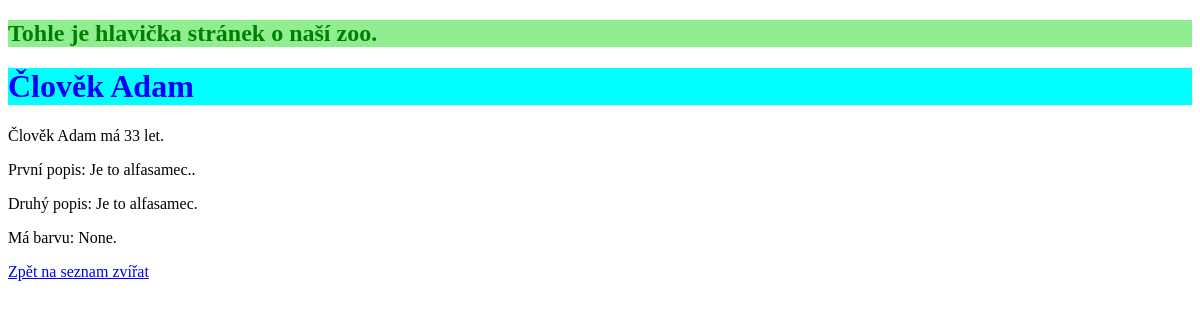
Before: /informace/7/ with the older database file.
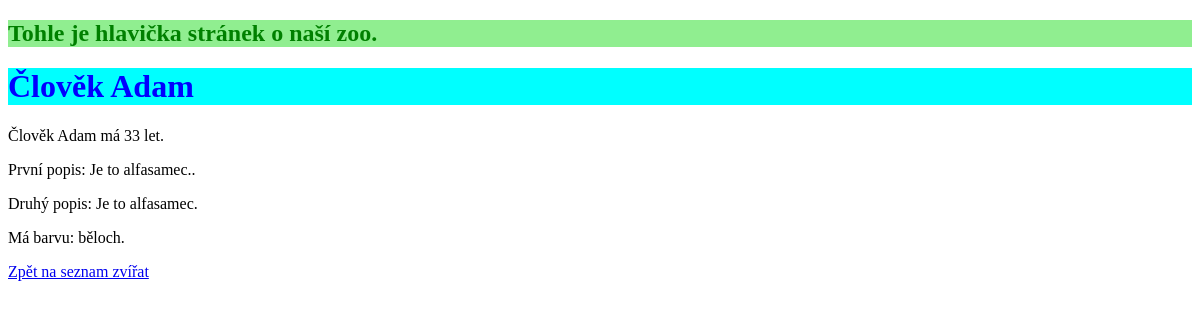
After: the same page with the newer database file.
### informace/models.py (models this page shows, shortened)
class Zvire(models.Model):
    jmeno = models.CharField(max_length=30)
    druh = models.CharField(max_length=30)
    vek = models.IntegerField()
    popis = models.CharField(max_length=200)
    barva = models.CharField(max_length=30, null=True)
    pavilon = models.ForeignKey(Pavilon, on_delete = models.PROTECT, null=True)
    class Meta:
        verbose_name_plural = "Zvirata"
        ordering = ("jmeno", "-id")

### informace/views.py (the view)
# urls.py: path("<int:id>/", views.o_zvireti, name="zvire"),
def o_zvireti(request, id):
    zvire = get_object_or_404(Zvire, pk=id)
    popis = zvire.popis.rstrip(".")
    return render(request, "informace/zvire.html", {
        "zvire": zvire,
        "nadpis": f"{zvire.druh.lower()} {zvire.jmeno.title()}",
        "popis": popis
    })

### informace/templates/informace/zvire.html (shortened to what this page needs)
{% extends "base.html" %}
{% load static %}
{% block css %}
<link rel="stylesheet" href="{% static "informace/style.css" %}">
{% endblock %}
{% block hlavni %}
<div>
    <h1>{{ nadpis|capfirst }}</h1>
    <p>{{ nadpis|capfirst }} má {{ zvire.vek }} let.</p>
    <p>První popis: {{ zvire.popis }}.</p>
    <p>Druhý popis: {{ popis }}.</p>
    <p>Má barvu: {{ zvire.barva }}.</p>
</div>
<a href="{% url 'seznam_zvirat' %}">Zpět na seznam zvířat</a>
{% endblock hlavni %}

Changed rows visible on the page:
changed Zvire "Je to alfasamec.": barva "None" → "běloch"
